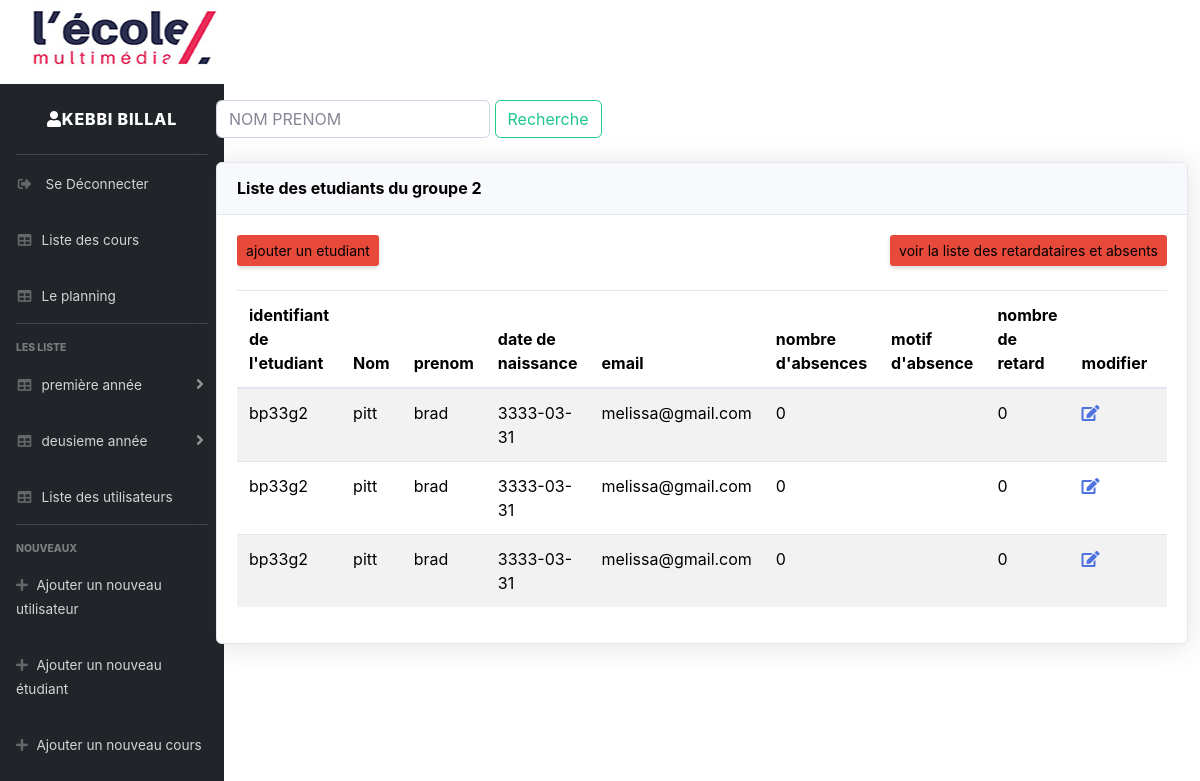
Screenshot of /index.php?page=listeGroupe2 (signed in) with the database file from the repository.
### tables this page shows
CREATE TABLE IF NOT EXISTS `e_groupe2` (
  `username` varchar(30) NOT NULL,
  `nom` varchar(30) NOT NULL,
  `prenom` varchar(30) NOT NULL,
  `date_nais` varchar(11) NOT NULL,
  `adresse` text NOT NULL,
  `email` varchar(255) NOT NULL,
  `motdepasse` varchar(255) NOT NULL,
  `NbrAb` int(11) NOT NULL,
  `RaisonAb` text NOT NULL,
  `NbrRt` int(11) NOT NULL
);

### php/liste_groupe2.php (the view, shortened to what this page needs)
<?php
echo'<head> <title> t  Liste des étudiants du groupe 2</title> </head>';
 echo'
            <form name="frm" id="frm" class="form-inline" role="form" method="POST" action="index.php?page=listeGroupe2">
               <input type="texte" class="form-control text-uppercase"  name="ChampRech" placeholder="nom prenom" > &nbsp;
               <button type="submit" name="Valider" class="btn btn-outline-success">Recherche</button>
           </form>
            <br/>
          ';
     echo'
          <div class="card shadow mb-4">
            <div  class="card-header py-3">
              <h6 class="m-0  font-weight-bold text-black" >Liste des etudiants du groupe 2 </h6>
            </div>
            <div class="card-body">
              <div class="table-responsive">
                <div class="d-sm-flex align-items-center justify-content-between mb-4">
            <a href="index.php?page=ajouterEtudiant" class="d-none d-sm-inline-block btn btn-sm bg-danger  text-black shadow-sm"> ajouter un etudiant </a>
            <a href="index.php?page=listeAR" class="d-none d-sm-inline-block btn btn-sm bg-danger text-black shadow-sm"> voir la liste des retardataires et absents  </a>
               </div>
           <table id="mytable" class="table table-bordred table-striped" width="100%" cellspacing="0">
                  <thead class="text-black" >
                    <th>identifiant de l\'etudiant</th>
				    <th>Nom </th>
				    <th>prenom</th>
                     <th>date de naissance</th>
                    <th>email</th>
                     <th>nombre d\'absences</th>
					 <th>motif d\'absence</th>
		     		 <th>nombre de retard</th>
                    <th>modifier</th>
                    <th>supprimer</th>
                  </thead>
            <tbody class="text-black">
              <tr>';
                $Sql = "SELECT * FROM e_groupe2  ";
                $Req = mysqli_query($result, $Sql);
                $countresult = mysqli_num_rows($Req);
                if ($countresult  > 0){
                    while ($data = mysqli_fetch_array($Req)){
                      echo'<td>'.$data["username"].'</td>
                       <td>'.$data["nom"].'</td>
                       <td>'.$data["prenom"].'</td>
                       <td>'.$data["date_nais"].'</td>
                       <td>'.$data["email"].'</td>
                       <td>'.$data["NbrAb"].'</td>
					  <td>'.$data["RaisonAb"].'</td>
					   <td>'.$data["NbrRt"].'</td>
                       <td><a href="index.php?page=listeGroupe2&edit&username='.$data["username"].'"><i class="fas fa-edit"></i></a></td>
                       <td><a href="index.php?page=listeGroupe2&delete&username='.$data["username"].'"><i class="fas fa-trash"></i></a></td>
                       </tr>';
                    }
                 }
       else{
        echo '
             <tr>
              <td colspan="7">Aucun étudiant </td>
             </tr>';
          }
        echo'
                    </tbody>
                 </table>
              </div>
            </div>
          </div>';
?>

### index.php (shortened to what this page needs)
<?php
include("ConnexionBDD.php");
if (isset($_GET["page"]) && $_GET["page"] != '') {
  $page = $_GET["page"];
}else{
  $page = "seconnecter";
}
echo'<!DOCTYPE html>
<html lang="en">
   <head>
   <Link rel="icon" type="image/png" href="image/icon.png" />
    <meta charset="utf-8">
    <meta name="viewport" content="width=device-width, initial-scale=1, shrink-to-fit=no">
    <meta http-equiv="X-UA-Compatible" content="IE=edge">
    <meta name="viewport" content="width=device-width, initial-scale=1, shrink-to-fit=no">
    <meta name="description" content="">
    <meta name="author" content="">
    <link rel="stylesheet" href="fonts/icomoon/style.css">
    <link rel="stylesheet" href="css/bootstrap.min.css">
    <link rel="stylesheet" href="css/magnific-popup.css">
    <link rel="stylesheet" href="css/jquery-ui.css">
    <link rel="stylesheet" href="css/owl.carousel.min.css">
    <link rel="stylesheet" href="css/owl.theme.default.min.css">
    <link rel="stylesheet" href="css/bootstrap-datepicker.css">
    <link rel="stylesheet" href="fonts/flaticon/font/flaticon.css">
    <link href="css/sb-admin.css" rel="stylesheet">
    <link rel="stylesheet" href="css/aos.css">
    <link rel="stylesheet" href="css/rangeslider.css">
    <link rel="stylesheet" href="css/style.css">
  <link href="vendor/fontawesome-free/css/all.min.css" rel="stylesheet" type="text/css">
  <link href="fonts/font.css" rel="stylesheet">
  <link href="css/sb-admin-2.min.css" rel="stylesheet">
     <script src="js/main.js"></script>
    <link src="css/bootstrap.min.css" rel="stylesheet" id="bootstrap-css">
    <script src="js/bootstrap.min.js"></script>
    <script src="js/jquery-1.11.1.min.js"></script>
    <script src="js/sb-admin-2.min.js"></script>
    <script src="vendor/jquery/jquery.min.js"></script>
    <script src="vendor/bootstrap/js/bootstrap.bundle.min.js"></script>
<script src="js/main.js"></script>
     <script src="js/checkpasswords.js"></script>
  <script src="vendor/jquery-easing/jquery.easing.min.js"></script>
  </head>
  <body>';
  if (isset($_GET["page"]) && ($_GET["page"] != "seconnecter" )){
    echo'
  <div class="row align-items-left">
     <div class="col-12 col-xl-12">
      <h1> <img src="image/logo.png" class="img-fluid" alt="Responsive image" max-width: 100% height: auto></h1>
     </div>
   </div>
       <div class="row">
   <nav class="col-md-2 d-none d-md-block bg-light sidebar">
      <div class="sidebar-sticky">
        <ul class="navbar-nav bg-gradient-dark sidebar sidebar-dark accordion" id="accordionSidebar">
        <div class="sidebar-brand d-flex align-items-center justify-content-center">  <i class="fas fa-user"> </i> '.$_SESSION["nom"].'  '.$_SESSION["prenom"].'</div>
      <hr class="sidebar-divider my-0">
       <li class="nav-item">
        <a class="nav-link collapsed" href="index.php?page=deconnexion"   data-target="#collapseUtilities" aria-expanded="true" aria-controls="collapseUtilities">
          <i class="fas fa-sign-out-alt fa-sm fa-fw mr-2"></i>
          <span> Se Déconnecter</span>
        </a>
      </li>
       <li class="nav-item">
        <a class="nav-link collapsed" href="index.php?page=listeCours" data-target="#collapsePages" aria-expanded="true" aria-controls="collapsePages">
          <i class="fas fa-fw fa-table"></i>
          <span>Liste des cours</span>
        </a>
      </li>
       <li class="nav-item">
        <a class="nav-link collapsed" href="index.php?page=planning" data-target="#collapsePages" aria-expanded="true" aria-controls="collapsePages">
          <i class="fas fa-fw fa-table"></i>
          <span>Le planning </span>
        </a>
      </li>
      ';
       if (( $_SESSION["type_user"]=="admin") || ($_SESSION["type_user"] == "enseignant") ){
      echo'<hr class="sidebar-divider">
      <div class="sidebar-heading"> Les liste   </div>
	      <li class="nav-item">
        <a class="nav-link collapsed"  data-toggle="collapse" data-target="#collapse1" aria-expanded="true" aria-controls="collapse1">
          <i class="fas fa-fw fa-table"></i>
          <span>première année</span>
        </a>
        <div id="collapse1" class="collapse" aria-labelledby="heading1" data-parent="#accordionSidebar">
          <div class="bg-white py-2 collapse-inner rounded">
            <a class="collapse-item" href="index.php?page=listeGroupe1" >  PREPA A</a>
            <a class="collapse-item" href="index.php?page=listeGroupe2" >PREPA B</a>
            <a class="collapse-item" href="index.php?page=listeGroupe3" >PREPA C</a>
          </div>
        </div>
      </li>
      <li class="nav-item">
        <a class="nav-link collapsed"   data-target="#collapseTwo" data-toggle="collapse" aria-expanded="true" aria-controls="collapseTwo">
          <i class="fas fa-fw fa-table"></i>
          <span>deusieme année</span>
        </a>
        <div id="collapseTwo" class="collapse" aria-labelledby="headingTwo" data-parent="#accordionSidebar">
          <div class="bg-white py-2 collapse-inner rounded">
            <a class="collapse-item" href="index.php?page=listeDev_web"> Développement web </a>
		        <a class="collapse-item" href="index.php?page=listeCrD" >création digitale </a>
            <a class="collapse-item" href="index.php?page=listeComD" >communication digitale </a>
          </div>
        </div>
      </li>
       ';}
       if ( $_SESSION["type_user"]=="admin" ) {
     echo'
      <li class="nav-item">
        <a class="nav-link collapsed" href="index.php?page=listeutilisateur" data-target="#collapsePages" aria-expanded="true" aria-controls="collapsePages">
          <i class="fas fa-fw fa-table"></i>
          <span>Liste des utilisateurs</span>
        </a>
      </li>
      <hr class="sidebar-divider">
      <div class="sidebar-heading">
        Nouveaux
      </div>
      <li class="nav-item">
        <a class="nav-link collapsed" href="index.php?page=ajouterunutilisateur"  data-target="#collapseUtilities"                                 aria-expanded="true" aria-controls="collapseUtilities">
          <i class="fas fa-plus"></i>
          <span>Ajouter un nouveau utilisateur</span>
        </a>
      </li>';}
       if (( $_SESSION["type_user"]=="admin") || ($_SESSION["type_user"] == "enseignant") ){
echo'
      <li class="nav-item">
        <a class="nav-link collapsed" href="index.php?page=ajouterEtudiant"  data-target="#collapseUtilities" aria-expanded="true" aria-controls="collapseUtilities">
          <i class="fas fa-plus"></i>
          <span>Ajouter un nouveau étudiant</span>
        </a>
      </li>
      <li class="nav-item">
        <a class="nav-link collapsed" href="index.php?page=ajouterCours"  data-target="#collapseUtilities" aria-expanded="true" aria-controls="collapseUtilities">
          <i class="fas fa-plus"></i>
          <span>Ajouter un nouveau cours </span>
        </a>
      </li>  ';}
      }
   echo'</ul>
    </div>
    </nav>
         <main role="main" class="col-md-9 ml-sm-auto col-lg-10 pt-3 px-4">
        ';
            if ($page == "seconnecter"){
              include("php/seconnecter.php");
            }elseif ($page == "listeGroupe1"){
              include("php/liste_groupe1.php");
            }elseif ($page == "listeGroupe2"){
              include("php/liste_groupe2.php");
             }elseif ($page == "listeGroupe3"){
             include("php/liste_groupe3.php");
            }elseif($page == "listeCrD"){
             include("php/liste_CrD.php");
            }elseif($page=="listeutilisateur"){
             include("php/liste_utilisateur.php");
            }elseif($page == "listeComD"){
              include("php/liste_ComD.php");
            }elseif($page == "listeDev_web"){
             include("php/liste_dev_web.php");
            }elseif($page == "ajouterEtudiant"){
              include("php/ajouter_un_etudiant.php");
            }elseif($page == "deconnexion"){
              include("php/deconnexion.php");
            }elseif($page == "ajouterunutilisateur"){
              include("php/ajouter_un_utilisateur.php");
            }elseif($page == "Etudiant_Retard"){
              include("php/e_retard.php");
            }elseif($page == "listeAR"){
              include("php/liste_AR.php");
            }elseif($page == "planning"){
              include("php/planning.php");
            }elseif($page == "listeCours"){
              include("php/liste_cours.php");
            }elseif($page == "ajouterCours"){
              include("php/ajouter_un_cours.php");
            }elseif($page == "Ncours"){
              include("php/N_cours.php");
            }elseif($page == "calender"){
              include("php/calender.php");
            }
echo' </main>
        </div>
      </body>
</html>';
?>

### css/style.css (style rules this page uses)
body { line-height: 1.7; color: #4d4d4d; font-weight: 400; font-size: 1rem; }
a { -webkit-transition: .3s all ease; -o-transition: .3s all ease; transition: .3s all ease; }
h1, h2, h3, h4, h5, .h1, .h2, .h3, .h4, .h5 { font-family: "Quicksand", -apple-system, BlinkMacSystemFont, "Segoe UI", Roboto, "Helvetica Neue", Arial, sans-serif, "Apple Color Emoji", "Segoe UI Emoji", "Segoe UI Symbol", "Noto Color Emoji"; }
.text-black { color: #000 !important; }
.btn { border-radius: 0; }
.form-control { height: 43px; border-radius: 0; font-family: "Quicksand", -apple-system, BlinkMacSystemFont, "Segoe UI", Roboto, "Helvetica Neue", Arial, sans-serif, "Apple Color Emoji", "Segoe UI Emoji", "Segoe UI Symbol", "Noto Color Emoji"; }
.bg-light { background: #ccc; }

### rows the page displays
e_groupe2: username "bp33g2", nom "pitt", prenom "brad", date_nais "3333-03-31", email "melissa@gmail.com", NbrAb "0", NbrRt "0"
e_groupe2: username "bp33g2", nom "pitt", prenom "brad", date_nais "3333-03-31", email "melissa@gmail.com", NbrAb "0", NbrRt "0"
e_groupe2: username "bp33g2", nom "pitt", prenom "brad", date_nais "3333-03-31", email "melissa@gmail.com", NbrAb "0", NbrRt "0"

### other values shown
$_SESSION["nom"] "KEBBI"
$_SESSION["prenom"] "BILLAL"
